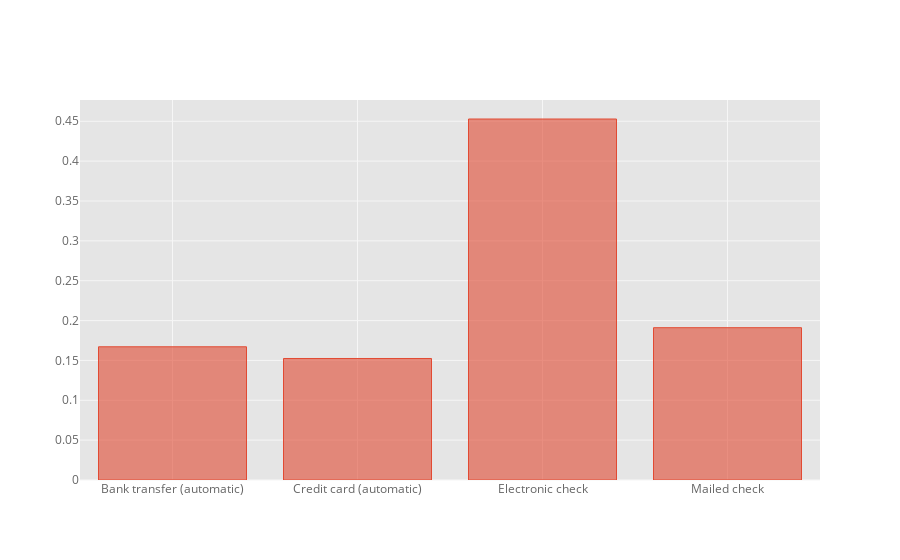

The code cell stored with this chart in its notebook:
### Code cell
data.iplot(kind='bar', x='PaymentMethod')

### Figure 1 — Plotly figure (JSON) as saved in the notebook; plotly's stock layout.template omitted (floating-point values rounded to 4 significant figures)
{"data": [{"marker": {"color": "rgba(226, 74, 51, 0.6)", "line": {"color": "rgba(226, 74, 51, 1.0)", "width": 1}}, "name": "ChurnBinary", "orientation": "v", "text": "", "type": "bar", "uid": "4e8e9217-163a-44b8-ab4d-0bf22ab067a8", "x": ["Bank transfer (automatic)", "Credit card (automatic)", "Electronic check", "Mailed check"], "y": [0.1671, 0.1524, 0.4529, 0.1911]}], "layout": {"legend": {"bgcolor": "#FFFFFF", "font": {"color": "#666666"}}, "paper_bgcolor": "#FFFFFF", "plot_bgcolor": "#E5E5E5", "title": {"font": {"color": "#151516"}}, "xaxis": {"gridcolor": "#F6F6F6", "showgrid": true, "tickfont": {"color": "#666666"}, "title": {"font": {"color": "#666666"}, "text": ""}, "zerolinecolor": "#F6F6F6"}, "yaxis": {"gridcolor": "#F6F6F6", "showgrid": true, "tickfont": {"color": "#666666"}, "title": {"font": {"color": "#666666"}, "text": ""}, "zerolinecolor": "#F6F6F6"}}}
